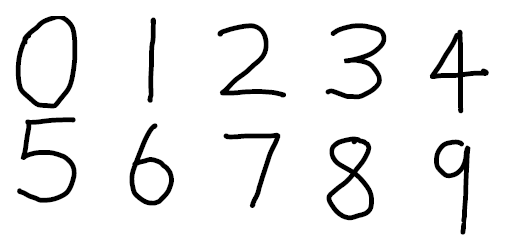
#> input picture digit.png, 508 x 248 px
$ python a6.py
#> lines starting #> are read from the running program, lines starting #| are printed output that depends on the picture; after the words box and inside, x2 and y2 are one past the last pixel; in counts of white or black regions, pixels touching at a corner belong together
# coding=gbk
'''
@author: fan fan
@id:    136800690
'''
import numpy as np
import matplotlib.pyplot as plt
import pylab
from PIL import Image
import math
import cv2

def f_symbol(image):
    c_l = []
    a_l = []
    p_l = []
    r,c = image.shape
    for m in range(r):
        for n in range(c):
            if (image[m][n]==0):
                if ([m,n] not in c_l):
                    t_l = [m,n,m,n]
                    p_l.append([m,n])
                    p_find(p_l,image,c_l,t_l)
                    a_l.append(t_l)
                    print(t_l)
    return a_l


def p_find(p_l,image,c_l,t_l):
    while (len(p_l) > 0):
        l = p_l.pop(0);
        r = l[0]
        c = l[1]
        if([r,c] not in c_l):
            c_l.append([r,c]);
            if (r < t_l[0]):
                t_l[0] = r
            if (c < t_l[1]):
                t_l[1] = c
            if (r > t_l[2]):
                t_l[2] = r
            if (c > t_l[3]):
                t_l[3] = c

            if (image[r][c+1] == 0):
                if ([r,c+1] not in c_l):
                    p_l.append([r,c+1])

            if (image[r][c-1] == 0):
                if ([r,c-1] not in c_l):
                    p_l.append([r,c-1])

            if (image[r+1][c] == 0):
                if ([r+1,c] not in c_l):
                    p_l.append([r+1,c])
            if (image[r+1][c+1] == 0):
                if ([r+1,c+1] not in c_l):
                    p_l.append([r+1,c+1])

            if (image[r+1][c-1] == 0):
                if ([r+1,c-1] not in c_l):
                    p_l.append([r+1,c-1])

            if (image[r-1][c] == 0):
                if ([r-1,c] not in c_l):
                    p_l.append([r-1,c])

            if (image[r-1][c+1] == 0):
                if ([r-1,c+1] not in c_l):
                    p_l.append([r-1,c+1])

            if (image[r-1][c-1] == 0):
                if ([r-1,c-1] not in c_l):
                    p_l.append([r-1,c-1])

    return


def ratio_martix(image,sp,ep):
    out = []
    sy = sp[0]
    sx = sp[1]
    ey = ep[0]
    ex = ep[1]
    m = sy
    n = sx
    y = sy
    x = sx
    dy = math.ceil((ey-sy+1)/3)
    dx = math.ceil((ex-sx+1)/3)
    count = 0
    for m in range(3):
        #x = sx
        for n in range(3):
            ty=0
            cb=0
            cw=0
            y = m*dy + sy
            while (ty<dy and y<=ey):
                tx=0
                x = n*dx + sx
                while (tx<dx and x<=ex):
                    if image[y][x] == 0:
                        cb+=1
                    else:
                        cw+=1
                    tx+=1
                    x+=1
                    count+=1
                ty+=1
                y+=1
            if (cw == 0):
                temp = cb
            else:
                temp = cb/cw
            out.append(temp)
    return out

img = cv2.imread("digit.png",0)
#> img is the input picture: shape (248, 508); min 0, max 255, mean 237.4
r, c = img.shape
#> r = 248; c = 508
plt.imshow(img,cmap ='gray')
plt.show()
for m in range(0,r):
    for n in range (0,c):
        if (img[m][n] == 255):
            img[m][n] = 1
        else:
            img[m][n] = 0
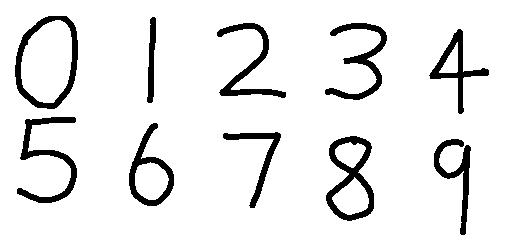
#> img: shape (248, 508); values 0 (black) and 1 (white), 91.5% white; 10 black regions, largest, box (x1, y1, x2, y2) and area: (326, 136, 374, 221) 1429, (15, 16, 78, 109) 1390, (17, 117, 77, 203) 1292

print(r)
#| 248
print(c)
#| 508
a_l = f_symbol(img)
#> after the loop in f_symbol, `for m in range(r):`: a_l = [[16, 15, 108, 77], [17, 147, 102, 155], [23, 217, 97, 285], [23, 325, 99, 386], [29, 429, 113, 488], [117, 17, 202, 76], [123, 129, 205, 173], [132, 223, 207, 280], [136, 326, 220, 373], [139, 434, 234, 470]]; p_l = []
num = 0
f = open("out.txt","w")
for tp in a_l:
    sp = [tp[0],tp[1]]
    ep = [tp[2],tp[3]]
    out  = ratio_martix(img,sp,ep)
    print(num)
    print(num,file = f)
    print("[", end = "")
    print("[", end = "",file=f)
    for i in out:
        print("{:.2f} ".format(i),end = "")
        print("{:.2f} ".format(i),end = "",file=f)
    print("]")
    print("]",file=f)
    num+=1
#> this loop made 10 passes
#> (sy in ratio_martix, sx in ratio_martix, ey in ratio_martix, ex in ratio_martix) on passes 1, 2, 3, 5, 7, 8, 9, 10: (16, 15, 108, 77), (17, 147, 102, 155), (23, 217, 97, 285), (29, 429, 113, 488), (123, 129, 205, 173), (132, 223, 207, 280), (136, 326, 220, 373), (139, 434, 234, 470)
#> (sy in ratio_martix, sx in ratio_martix, ey in ratio_martix, ex in ratio_martix) on passes 4, 6: (23, 325, 99, 386), (117, 17, 202, 76)
#> (printed output is left out)
#> after the loop, num = 10
